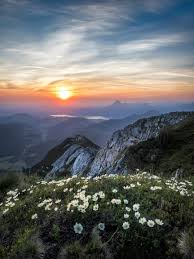
#> input picture DIP/DIP_Lab_406/Lab/Python/Lab_02/Image/nature.jpeg, 194 x 259 px
$ python digitalNegative.py
#> lines starting #> are read from the running program, lines starting #| are printed output that depends on the picture
from PIL import Image, ImageOps
image_path = 'Image/nature.jpeg'
image = Image.open(image_path)
#> image is the input picture: PIL image 194x259 RGB; mean R, G, B 101.1, 103.3, 104.3
negative_image = ImageOps.invert(image)
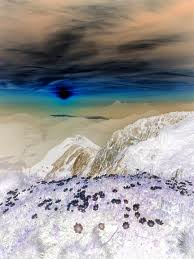
#> negative_image: PIL image 194x259 RGB; mean R, G, B 153.9, 151.7, 150.7
negative_image.save('negative_image.jpg')
negative_image.show()
